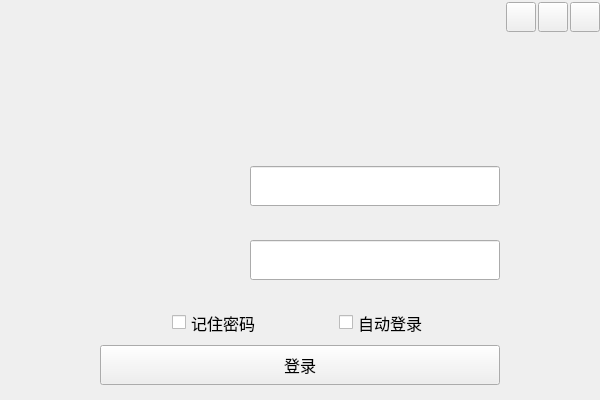
<?xml version="1.0" encoding="UTF-8"?>
<ui version="4.0">
 <class>LoginClass</class>
 <widget class="QWidget" name="LoginClass">
  <property name="geometry">
   <rect>
    <x>0</x>
    <y>0</y>
    <width>600</width>
    <height>400</height>
   </rect>
  </property>
  <property name="minimumSize">
   <size>
    <width>600</width>
    <height>400</height>
   </size>
  </property>
  <property name="windowTitle">
   <string>Login</string>
  </property>
  <layout class="QVBoxLayout" name="verticalLayout_10">
   <property name="leftMargin">
    <number>0</number>
   </property>
   <property name="topMargin">
    <number>0</number>
   </property>
   <property name="rightMargin">
    <number>0</number>
   </property>
   <property name="bottomMargin">
    <number>0</number>
   </property>
   <item>
    <widget class="RotateStackedWidget" name="stackedWidget">
     <property name="minimumSize">
      <size>
       <width>480</width>
       <height>320</height>
      </size>
     </property>
     <property name="currentIndex">
      <number>0</number>
     </property>
     <widget class="QWidget" name="page">
      <layout class="QVBoxLayout" name="verticalLayout_5">
       <property name="leftMargin">
        <number>0</number>
       </property>
       <property name="topMargin">
        <number>0</number>
       </property>
       <property name="rightMargin">
        <number>0</number>
       </property>
       <property name="bottomMargin">
        <number>0</number>
       </property>
       <item>
        <layout class="QVBoxLayout" name="verticalLayout_4">
         <property name="spacing">
          <number>6</number>
         </property>
         <item>
          <widget class="QWidget" name="widgetWinTitle" native="true">
           <property name="minimumSize">
            <size>
             <width>0</width>
             <height>35</height>
            </size>
           </property>
           <property name="maximumSize">
            <size>
             <width>16777215</width>
             <height>35</height>
            </size>
           </property>
           <layout class="QHBoxLayout" name="horizontalLayout_3" stretch="0,0,1,0,0,0">
            <property name="spacing">
             <number>2</number>
            </property>
            <property name="leftMargin">
             <number>10</number>
            </property>
            <property name="topMargin">
             <number>0</number>
            </property>
            <property name="rightMargin">
             <number>0</number>
            </property>
            <property name="bottomMargin">
             <number>0</number>
            </property>
            <item>
             <widget class="QLabel" name="labelWinIcon">
              <property name="minimumSize">
               <size>
                <width>25</width>
                <height>25</height>
               </size>
              </property>
              <property name="maximumSize">
               <size>
                <width>25</width>
                <height>25</height>
               </size>
              </property>
              <property name="text">
               <string/>
              </property>
             </widget>
            </item>
            <item>
             <spacer name="horizontalSpacer_5">
              <property name="orientation">
               <enum>Qt::Horizontal</enum>
              </property>
              <property name="sizeType">
               <enum>QSizePolicy::Fixed</enum>
              </property>
              <property name="sizeHint" stdset="0">
               <size>
                <width>10</width>
                <height>20</height>
               </size>
              </property>
             </spacer>
            </item>
            <item>
             <widget class="QLabel" name="labelWinTitle">
              <property name="text">
               <string/>
              </property>
             </widget>
            </item>
            <item>
             <widget class="QPushButton" name="btnMenu">
              <property name="minimumSize">
               <size>
                <width>30</width>
                <height>30</height>
               </size>
              </property>
              <property name="maximumSize">
               <size>
                <width>30</width>
                <height>30</height>
               </size>
              </property>
              <property name="text">
               <string/>
              </property>
             </widget>
            </item>
            <item>
             <widget class="QPushButton" name="btnMin">
              <property name="minimumSize">
               <size>
                <width>30</width>
                <height>30</height>
               </size>
              </property>
              <property name="maximumSize">
               <size>
                <width>30</width>
                <height>30</height>
               </size>
              </property>
              <property name="text">
               <string/>
              </property>
             </widget>
            </item>
            <item>
             <widget class="QPushButton" name="btnClose">
              <property name="minimumSize">
               <size>
                <width>30</width>
                <height>30</height>
               </size>
              </property>
              <property name="maximumSize">
               <size>
                <width>30</width>
                <height>30</height>
               </size>
              </property>
              <property name="text">
               <string/>
              </property>
             </widget>
            </item>
           </layout>
          </widget>
         </item>
         <item>
          <widget class="QWidget" name="widgetBody" native="true">
           <layout class="QVBoxLayout" name="verticalLayout_3">
            <property name="spacing">
             <number>6</number>
            </property>
            <property name="leftMargin">
             <number>0</number>
            </property>
            <property name="topMargin">
             <number>0</number>
            </property>
            <property name="rightMargin">
             <number>0</number>
            </property>
            <property name="bottomMargin">
             <number>0</number>
            </property>
            <item>
             <widget class="QLabel" name="labelWelcome">
              <property name="minimumSize">
               <size>
                <width>0</width>
                <height>85</height>
               </size>
              </property>
              <property name="maximumSize">
               <size>
                <width>16777215</width>
                <height>85</height>
               </size>
              </property>
              <property name="text">
               <string/>
              </property>
              <property name="scaledContents">
               <bool>true</bool>
              </property>
             </widget>
            </item>
            <item>
             <layout class="QVBoxLayout" name="verticalLayout_2">
              <property name="spacing">
               <number>10</number>
              </property>
              <property name="leftMargin">
               <number>100</number>
              </property>
              <property name="topMargin">
               <number>15</number>
              </property>
              <property name="rightMargin">
               <number>100</number>
              </property>
              <property name="bottomMargin">
               <number>15</number>
              </property>
              <item>
               <layout class="QHBoxLayout" name="horizontalLayout_2">
                <property name="spacing">
                 <number>30</number>
                </property>
                <property name="rightMargin">
                 <number>0</number>
                </property>
                <item>
                 <widget class="QLabel" name="labelUserHead">
                  <property name="enabled">
                   <bool>false</bool>
                  </property>
                  <property name="minimumSize">
                   <size>
                    <width>120</width>
                    <height>120</height>
                   </size>
                  </property>
                  <property name="maximumSize">
                   <size>
                    <width>120</width>
                    <height>120</height>
                   </size>
                  </property>
                  <property name="text">
                   <string/>
                  </property>
                 </widget>
                </item>
                <item>
                 <widget class="QWidget" name="widgetInput" native="true">
                  <layout class="QVBoxLayout" name="verticalLayout" stretch="1,1">
                   <property name="spacing">
                    <number>15</number>
                   </property>
                   <property name="leftMargin">
                    <number>0</number>
                   </property>
                   <property name="topMargin">
                    <number>0</number>
                   </property>
                   <property name="rightMargin">
                    <number>0</number>
                   </property>
                   <property name="bottomMargin">
                    <number>0</number>
                   </property>
                   <item>
                    <widget class="IconLineEdit" name="lineEditUser">
                     <property name="minimumSize">
                      <size>
                       <width>0</width>
                       <height>40</height>
                      </size>
                     </property>
                     <property name="text">
                      <string/>
                     </property>
                     <property name="placeholderText">
                      <string/>
                     </property>
                     <property name="clearButtonEnabled">
                      <bool>false</bool>
                     </property>
                    </widget>
                   </item>
                   <item>
                    <widget class="IconLineEdit" name="lineEditPasswd">
                     <property name="minimumSize">
                      <size>
                       <width>0</width>
                       <height>40</height>
                      </size>
                     </property>
                    </widget>
                   </item>
                  </layout>
                 </widget>
                </item>
               </layout>
              </item>
              <item>
               <layout class="QHBoxLayout" name="horizontalLayout">
                <item>
                 <spacer name="horizontalSpacer_3">
                  <property name="orientation">
                   <enum>Qt::Horizontal</enum>
                  </property>
                  <property name="sizeHint" stdset="0">
                   <size>
                    <width>40</width>
                    <height>20</height>
                   </size>
                  </property>
                 </spacer>
                </item>
                <item>
                 <widget class="QCheckBox" name="checkBoxRemember">
                  <property name="minimumSize">
                   <size>
                    <width>0</width>
                    <height>25</height>
                   </size>
                  </property>
                  <property name="maximumSize">
                   <size>
                    <width>16777215</width>
                    <height>25</height>
                   </size>
                  </property>
                  <property name="font">
                   <font>
                    <family>微软雅黑</family>
                    <pointsize>12</pointsize>
                   </font>
                  </property>
                  <property name="text">
                   <string>记住密码</string>
                  </property>
                 </widget>
                </item>
                <item>
                 <spacer name="horizontalSpacer_4">
                  <property name="orientation">
                   <enum>Qt::Horizontal</enum>
                  </property>
                  <property name="sizeHint" stdset="0">
                   <size>
                    <width>40</width>
                    <height>20</height>
                   </size>
                  </property>
                 </spacer>
                </item>
                <item>
                 <widget class="QCheckBox" name="checkBoxAutoLoad">
                  <property name="minimumSize">
                   <size>
                    <width>0</width>
                    <height>25</height>
                   </size>
                  </property>
                  <property name="maximumSize">
                   <size>
                    <width>16777215</width>
                    <height>25</height>
                   </size>
                  </property>
                  <property name="font">
                   <font>
                    <family>微软雅黑</family>
                    <pointsize>12</pointsize>
                   </font>
                  </property>
                  <property name="text">
                   <string>自动登录</string>
                  </property>
                 </widget>
                </item>
                <item>
                 <spacer name="horizontalSpacer_2">
                  <property name="orientation">
                   <enum>Qt::Horizontal</enum>
                  </property>
                  <property name="sizeHint" stdset="0">
                   <size>
                    <width>40</width>
                    <height>20</height>
                   </size>
                  </property>
                 </spacer>
                </item>
               </layout>
              </item>
              <item>
               <widget class="QPushButton" name="btnLogin">
                <property name="minimumSize">
                 <size>
                  <width>0</width>
                  <height>40</height>
                 </size>
                </property>
                <property name="font">
                 <font>
                  <family>微软雅黑</family>
                  <pointsize>12</pointsize>
                  <weight>50</weight>
                  <bold>false</bold>
                 </font>
                </property>
                <property name="styleSheet">
                 <string notr="true"/>
                </property>
                <property name="text">
                 <string>登录</string>
                </property>
               </widget>
              </item>
             </layout>
            </item>
           </layout>
          </widget>
         </item>
        </layout>
       </item>
      </layout>
     </widget>
     <widget class="QWidget" name="page_2">
      <property name="minimumSize">
       <size>
        <width>480</width>
        <height>320</height>
       </size>
      </property>
      <layout class="QVBoxLayout" name="verticalLayout_9">
       <property name="leftMargin">
        <number>0</number>
       </property>
       <property name="topMargin">
        <number>0</number>
       </property>
       <property name="rightMargin">
        <number>0</number>
       </property>
       <property name="bottomMargin">
        <number>0</number>
       </property>
       <item>
        <layout class="QVBoxLayout" name="verticalLayout_8">
         <item>
          <widget class="QWidget" name="widgetWinTitle2" native="true">
           <property name="minimumSize">
            <size>
             <width>0</width>
             <height>35</height>
            </size>
           </property>
           <property name="maximumSize">
            <size>
             <width>16777215</width>
             <height>35</height>
            </size>
           </property>
           <layout class="QHBoxLayout" name="horizontalLayout_5">
            <property name="leftMargin">
             <number>10</number>
            </property>
            <property name="topMargin">
             <number>0</number>
            </property>
            <property name="rightMargin">
             <number>0</number>
            </property>
            <property name="bottomMargin">
             <number>0</number>
            </property>
            <item>
             <widget class="QLabel" name="labelWinTitle2">
              <property name="font">
               <font>
                <family>微软雅黑</family>
                <pointsize>12</pointsize>
                <weight>50</weight>
                <bold>false</bold>
               </font>
              </property>
              <property name="text">
               <string>登录配置</string>
              </property>
             </widget>
            </item>
            <item>
             <widget class="QPushButton" name="btnMin2">
              <property name="minimumSize">
               <size>
                <width>30</width>
                <height>30</height>
               </size>
              </property>
              <property name="maximumSize">
               <size>
                <width>30</width>
                <height>30</height>
               </size>
              </property>
              <property name="text">
               <string/>
              </property>
             </widget>
            </item>
            <item>
             <widget class="QPushButton" name="btnClose2">
              <property name="minimumSize">
               <size>
                <width>30</width>
                <height>30</height>
               </size>
              </property>
              <property name="maximumSize">
               <size>
                <width>30</width>
                <height>30</height>
               </size>
              </property>
              <property name="text">
               <string/>
              </property>
             </widget>
            </item>
           </layout>
          </widget>
         </item>
         <item>
          <widget class="QWidget" name="widgetBody2" native="true">
           <layout class="QVBoxLayout" name="verticalLayout_6">
            <item>
             <widget class="QGroupBox" name="groupBox">
              <property name="font">
               <font>
                <family>微软雅黑</family>
                <pointsize>9</pointsize>
               </font>
              </property>
              <property name="title">
               <string>服务器设置</string>
              </property>
              <layout class="QVBoxLayout" name="verticalLayout_7">
               <property name="leftMargin">
                <number>10</number>
               </property>
               <property name="topMargin">
                <number>0</number>
               </property>
               <property name="rightMargin">
                <number>10</number>
               </property>
               <property name="bottomMargin">
                <number>0</number>
               </property>
               <item>
                <spacer name="verticalSpacer_2">
                 <property name="orientation">
                  <enum>Qt::Vertical</enum>
                 </property>
                 <property name="sizeHint" stdset="0">
                  <size>
                   <width>20</width>
                   <height>50</height>
                  </size>
                 </property>
                </spacer>
               </item>
               <item>
                <layout class="QFormLayout" name="formLayout">
                 <property name="verticalSpacing">
                  <number>15</number>
                 </property>
                 <property name="leftMargin">
                  <number>40</number>
                 </property>
                 <property name="rightMargin">
                  <number>40</number>
                 </property>
                 <item row="0" column="0">
                  <widget class="QLabel" name="label">
                   <property name="font">
                    <font>
                     <family>微软雅黑</family>
                     <pointsize>9</pointsize>
                     <weight>50</weight>
                     <bold>false</bold>
                    </font>
                   </property>
                   <property name="text">
                    <string>服务器地址配置：</string>
                   </property>
                  </widget>
                 </item>
                 <item row="0" column="1">
                  <widget class="IpLineEdit" name="lineEditServerAddress"/>
                 </item>
                 <item row="1" column="0">
                  <widget class="QLabel" name="label_2">
                   <property name="font">
                    <font>
                     <family>微软雅黑</family>
                     <pointsize>9</pointsize>
                    </font>
                   </property>
                   <property name="text">
                    <string>消息服务器端口：</string>
                   </property>
                  </widget>
                 </item>
                 <item row="1" column="1">
                  <widget class="QLineEdit" name="lineEditMsgServerPort"/>
                 </item>
                 <item row="2" column="0">
                  <widget class="QLabel" name="label_3">
                   <property name="font">
                    <font>
                     <family>微软雅黑</family>
                     <pointsize>9</pointsize>
                    </font>
                   </property>
                   <property name="text">
                    <string>文件服务器端口：</string>
                   </property>
                  </widget>
                 </item>
                 <item row="2" column="1">
                  <widget class="QLineEdit" name="lineEditFileServerPort"/>
                 </item>
                </layout>
               </item>
               <item>
                <spacer name="verticalSpacer">
                 <property name="orientation">
                  <enum>Qt::Vertical</enum>
                 </property>
                 <property name="sizeHint" stdset="0">
                  <size>
                   <width>20</width>
                   <height>118</height>
                  </size>
                 </property>
                </spacer>
               </item>
              </layout>
             </widget>
            </item>
            <item>
             <layout class="QHBoxLayout" name="horizontalLayout_4" stretch="2,1,1">
              <item>
               <spacer name="horizontalSpacer">
                <property name="orientation">
                 <enum>Qt::Horizontal</enum>
                </property>
                <property name="sizeHint" stdset="0">
                 <size>
                  <width>40</width>
                  <height>20</height>
                 </size>
                </property>
               </spacer>
              </item>
              <item>
               <widget class="QPushButton" name="btnOk">
                <property name="font">
                 <font>
                  <family>微软雅黑</family>
                  <pointsize>9</pointsize>
                 </font>
                </property>
                <property name="text">
                 <string>确定</string>
                </property>
               </widget>
              </item>
              <item>
               <widget class="QPushButton" name="btnCancel">
                <property name="font">
                 <font>
                  <family>微软雅黑</family>
                  <pointsize>9</pointsize>
                 </font>
                </property>
                <property name="text">
                 <string>取消</string>
                </property>
               </widget>
              </item>
             </layout>
            </item>
           </layout>
          </widget>
         </item>
        </layout>
       </item>
      </layout>
     </widget>
    </widget>
   </item>
  </layout>
 </widget>
 <layoutdefault spacing="6" margin="11"/>
 <customwidgets>
  <customwidget>
   <class>RotateStackedWidget</class>
   <extends>QStackedWidget</extends>
   <header location="global">rotatestackedwidget.h</header>
   <container>1</container>
  </customwidget>
  <customwidget>
   <class>IpLineEdit</class>
   <extends>QLineEdit</extends>
   <header location="global">customLineEdit.h</header>
  </customwidget>
  <customwidget>
   <class>IconLineEdit</class>
   <extends>QLineEdit</extends>
   <header location="global">customLineEdit.h</header>
  </customwidget>
 </customwidgets>
 <resources/>
 <connections/>
</ui>
